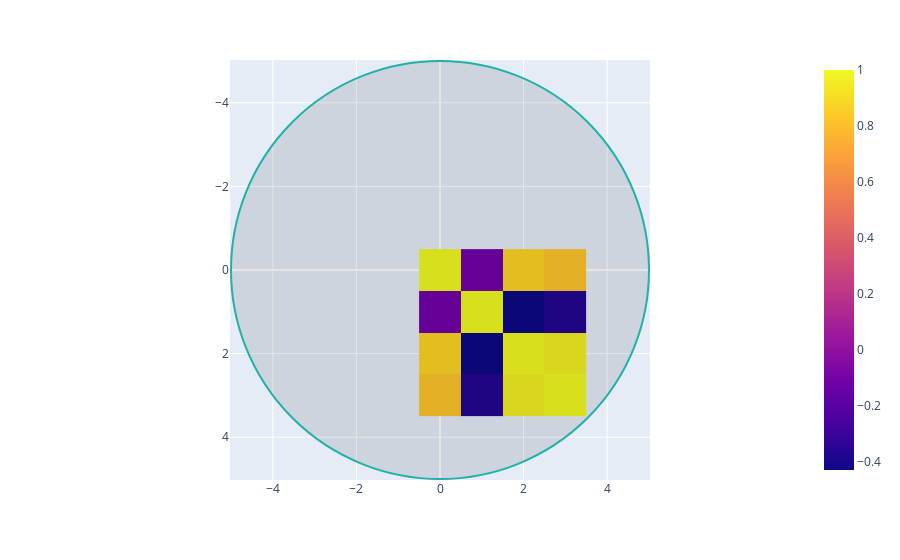

Notebook code for this chart:
### Code cell
import seaborn as sns
import plotly.express as px
import plotly.graph_objects as go

# load example data set
iris = sns.load_dataset('iris')

# get correlation matrix
iris.drop('species',inplace=True,axis=1)
iris_correlations = iris.corr()

# iris_correlations.shape


# plot correlation matrix using px.imshow
fig=px.imshow(iris_correlations.values)


# fig = go.Figure(data=go.Image(z=iris))
# fig




wafer_params = {
    'type': 'circle',
    'xref': 'x',
    'yref': 'y',
    'x0': -5,
    'y0': -5,
    'x1': 5,
    'y1': 5,
    'line_color': 'LightSeaGreen',
    'fillcolor': 'rgba(0, 0, 0, 0.1)'
}
fig.add_shape(wafer_params)



# fig.update_layout(
#     coloraxis = dict(colorbar=dict(tickmode = 'linear',
#                                    dtick = 0.5
#                                   )
#                     )
# )

# fig.show()

### Figure 1 — Plotly figure (JSON) as saved in the notebook; plotly's stock layout.template omitted (floating-point values rounded to 4 significant figures)
{"data": [{"coloraxis": "coloraxis", "hovertemplate": "x: %{x}<br>y: %{y}<br>color: %{z}<extra></extra>", "name": "0", "type": "heatmap", "xaxis": "x", "yaxis": "y", "z": [[1, -0.1176, 0.8718, 0.8179], [-0.1176, 1, -0.4284, -0.3661], [0.8718, -0.4284, 1, 0.9629], [0.8179, -0.3661, 0.9629, 1]]}], "layout": {"coloraxis": {"colorscale": [[0, "#0d0887"], [0.1111, "#46039f"], [0.2222, "#7201a8"], [0.3333, "#9c179e"], [0.4444, "#bd3786"], [0.5556, "#d8576b"], [0.6667, "#ed7953"], [0.7778, "#fb9f3a"], [0.8889, "#fdca26"], [1, "#f0f921"]]}, "margin": {"t": 60}, "shapes": [{"fillcolor": "rgba(0, 0, 0, 0.1)", "line": {"color": "LightSeaGreen"}, "type": "circle", "x0": -5, "x1": 5, "xref": "x", "y0": -5, "y1": 5, "yref": "y"}], "xaxis": {"anchor": "y", "constrain": "domain", "domain": [0, 1], "scaleanchor": "y"}, "yaxis": {"anchor": "x", "autorange": "reversed", "constrain": "domain", "domain": [0, 1]}}}
